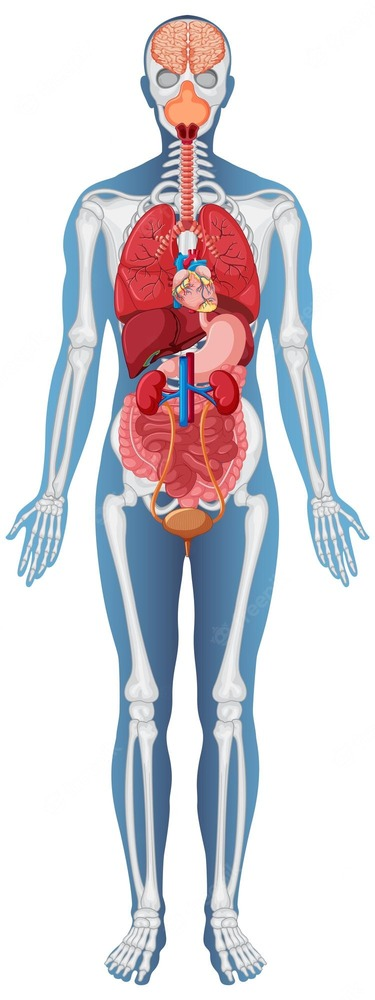
#> input picture Anatomy_Of_Human.jpg, 375 x 1000 px, found by its file name
$ python OpenCVHw3.py
#> lines starting #> are read from the running program, lines starting #| are printed output that depends on the picture; after the words box and inside, x2 and y2 are one past the last pixel; in counts of white or black regions, pixels touching at a corner belong together
import cv2

image1 = cv2.imread("Images/Anatomy_Of_Human.jpg", 1)
#> image1 is the input picture: shape (1000, 375, 3); mean B, G, R 217, 211.2, 215.4
#Loads the image
cv2.imshow("First Image", image1)
#shows the image with a window title

cv2.waitKey(0)

LineStartingPoint = (215, 76)
EndingPoint = (285, 76)
#This gives the starting point and ending point of the line which will be drawn
Colour = (0, 0, 255)
#the colour of the line
Thickness = 5
#how thick the line is

Font = cv2.FONT_HERSHEY_COMPLEX
#this decides the font of the letters. I don't know what font this is.
TextStartingPoint = (290, 76)
FontScale = 1
#it is 100% of the size of the font.
Colour = (0, 0, 255)
Thickness = 1
image1 = cv2.putText(image1, "Eye", TextStartingPoint, Font, FontScale, Colour, Thickness)

image1 = cv2.line(image1, LineStartingPoint, EndingPoint, Colour, Thickness)
#> image1: shape (1000, 375, 3); mean B, G, R 216.8, 211, 215.4
#This creates the line on the image.

LineStartingPoint = (215, 120)
EndingPoint = (265, 120)
Colour = (0, 0, 245)
Thickness = 5

Font = cv2.FONT_HERSHEY_COMPLEX
TextStartingPoint = (260, 120)
FontScale = 1
Colour = (0, 0, 255)
Thickness = 1
image1 = cv2.putText(image1, "mouth", TextStartingPoint, Font, FontScale, Colour, Thickness)

image1 = cv2.line(image1, LineStartingPoint, EndingPoint, Colour, Thickness)
#> image1: shape (1000, 375, 3); mean B, G, R 216.5, 210.7, 215.4

LineStartingPoint = (215, 50)
EndingPoint = (265, 50)
Colour = (0, 0, 245)
Thickness = 5

Font = cv2.FONT_HERSHEY_COMPLEX
TextStartingPoint = (260, 50)
FontScale = 1
Colour = (0, 0, 255)
Thickness = 1
image1 = cv2.putText(image1, "Brain", TextStartingPoint, Font, FontScale, Colour, Thickness)

image1 = cv2.line(image1, LineStartingPoint, EndingPoint, Colour, Thickness)
#> image1: shape (1000, 375, 3); mean B, G, R 216.3, 210.4, 215.4

LineStartingPoint = (265, 155)
EndingPoint = (285, 250)
Colour = (0, 0, 245)
Thickness = 5

Font = cv2.FONT_HERSHEY_COMPLEX
TextStartingPoint = (260, 150)
FontScale = 1
Colour = (0, 0, 255)
Thickness = 1
image1 = cv2.putText(image1, "bone", TextStartingPoint, Font, FontScale, Colour, Thickness)

image1 = cv2.line(image1, LineStartingPoint, EndingPoint, Colour, Thickness)
#> image1: shape (1000, 375, 3); mean B, G, R 216, 210.2, 215.4

LineStartingPoint = (270, 610)
EndingPoint = (280, 600)
Colour = (0, 0, 245)
Thickness = 5

Font = cv2.FONT_HERSHEY_COMPLEX
TextStartingPoint = (280, 600)
FontScale = 1
Colour = (0, 0, 255)
Thickness = 1
image1 = cv2.putText(image1, "limbs", TextStartingPoint, Font, FontScale, Colour, Thickness)
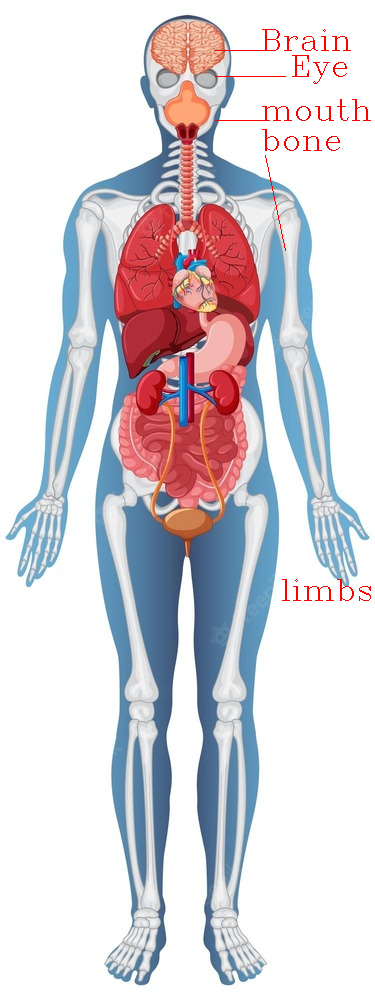
#> image1: shape (1000, 375, 3); mean B, G, R 215.7, 209.9, 215.4

image1 = cv2.line(image1, LineStartingPoint, EndingPoint, Colour, Thickness)
#> image1: shape (1000, 375, 3); under 0.01% of pixels changed, all inside (x1, y1, x2, y2) = (270, 600, 281, 611)

LineStartingPoint = (300, 450)
EndingPoint = (290, 575)
Colour = (0, 0, 245)
Thickness = 1

image1 = cv2.line(image1, LineStartingPoint, EndingPoint, Colour, Thickness)
#> image1: shape (1000, 375, 3); mean B, G, R 215.7, 209.9, 215.4

cv2.imshow("Label anatomy", image1)

cv2.waitKey(0)
#it will hold the window until the user presses a key
cv2.destroyAllWindows()
#it will destroy all windows
